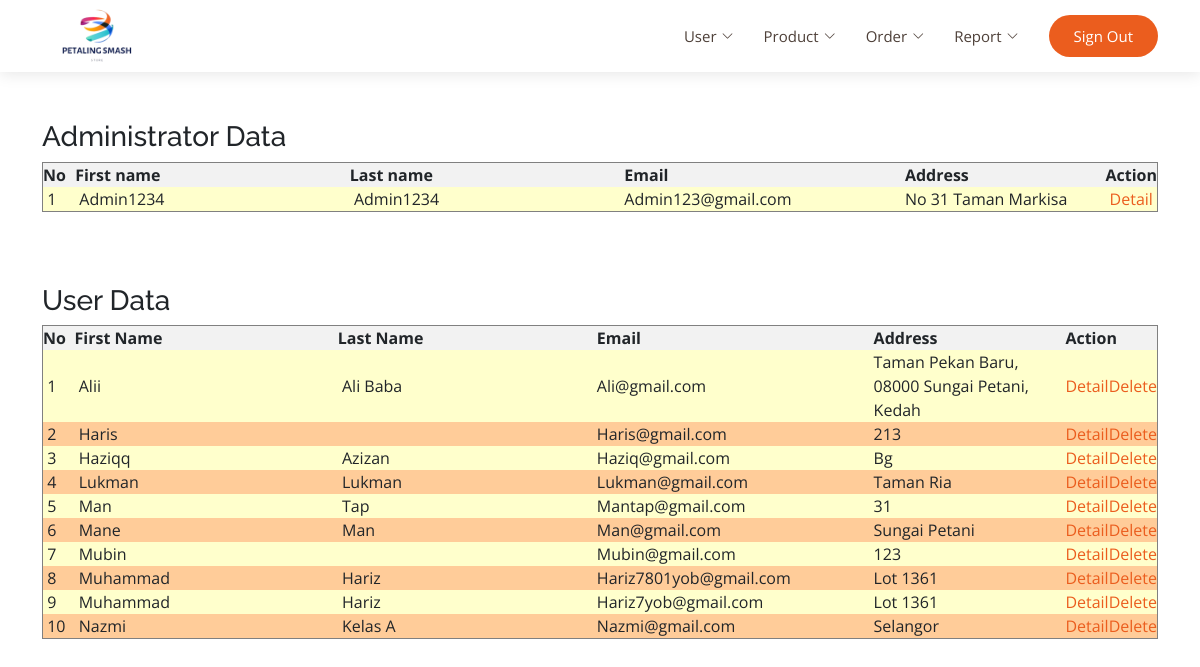
The page /admin/view_user.php on the database its author committed.
### tables this page shows
CREATE TABLE `user` (
  `user_id` int(11) NOT NULL,
  `first_name` varchar(200) NOT NULL,
  `last_name` varchar(200) NOT NULL,
  `email` varchar(200) NOT NULL,
  `password` varchar(200) NOT NULL,
  `address` varchar(200) NOT NULL,
  `level_id` int(11) NOT NULL,
  `membership` varchar(200) NOT NULL
);

### admin/view_user.php (the view, shortened to what this page needs)
  <?php
	include("../db.php");
?>
   <!DOCTYPE html>
<html lang="en">
<head>
  <link href="../assets/vendor/aos/aos.css" rel="stylesheet">
  <link href="../assets/vendor/bootstrap/css/bootstrap.min.css" rel="stylesheet">
  <link href="../assets/vendor/bootstrap-icons/bootstrap-icons.css" rel="stylesheet">
  <link href="../assets/vendor/boxicons/css/boxicons.min.css" rel="stylesheet">
  <link href="../assets/vendor/glightbox/css/glightbox.min.css" rel="stylesheet">
  <link href="../assets/vendor/swiper/swiper-bundle.min.css" rel="stylesheet">
  <link href="../assets/css/style.css" rel="stylesheet">
</head>
<body>
  <header id="header" class="fixed-top d-flex align-items-center">
    <div class="container d-flex align-items-center justify-content-between">
    <div class="logo">
<a href="admin.php"><img src="../images/logo2.png" alt="Logo" class="img-fluid"></a>
</div>
      <nav id="navbar" class="navbar">
        <ul>
          <li class="dropdown"><a href="#"><span>User</span> <i class="bi bi-chevron-down"></i></a>
          </li>
          <li class="dropdown"><a href="#"><span>Product</span> <i class="bi bi-chevron-down"></i></a>
          </li>
          <li class="dropdown"><a href="#"><span>Order</span> <i class="bi bi-chevron-down"></i></a>
          </li>
          <li class="dropdown"><a href="#"><span>Report</span> <i class="bi bi-chevron-down"></i></a>
          </li>
          <li><a class="getstarted scrollto" href="../login/logout.php">Sign Out</a></li>
        </ul>
      </nav>
    </div>
  </header>
<div class="container">
  <br><br><br><br><br>
  <h3>Administrator Data</h3>
	<?php
		$query = "SELECT * FROM user  WHERE level_id = 1 ORDER BY first_name";
		$result = mysqli_query($db, $query) or die ("Error: " . mysqli_error($db));
		$numrow = mysqli_num_rows($result);
	?>
   <tr align="left" bgcolor="#f2f2f2">
    <td>
    <table width="100%" border="1" align="center" cellpadding="0" cellspacing="0">
      <tr align="left" bgcolor="#f2f2f2">
        <th width="3%">No</td>
        <th width="26%"> First name</td>
        <th width="26%"> Last name</td>
        <th width="26%"> Email</td>
        <th width="27%">Address</td>
        <th align="center" colspan="2">Action</td>
      </tr>
      <?php
	  $color="1";
	  for ($a=0; $a<$numrow; $a++) {
		$row = mysqli_fetch_array($result);
		if($color==1){
			echo "<tr bgcolor='#FFFFCC'>"
	  ?>
        <td>&nbsp;<?php echo $a+1; ?></td>
        <td>&nbsp;<?php echo ucwords (strtolower($row['first_name'])); ?></td>
        <td>&nbsp;<?php echo ucwords (strtolower($row['last_name'])); ?></td>
        <td><?php echo ucwords (strtolower($row['email'])); ?></td>
        <td><?php echo ucwords (strtolower($row['address'])); ?></td>
        <td width="5%" align="center"><a class="one" href="detail_admin.php?user=<?php echo $row['user_id'];?>">Detail</a></td>
       </tr>
      <?php
       $color="2";}
	  }
	  ?>
<br>
  <br>
  <br>
  <h3>User Data</h3>
	<?php
		$query = "SELECT * FROM user  WHERE level_id != 1 ORDER BY first_name";
		$result = mysqli_query($db, $query) or die ("Error: " . mysqli_error($db));
		$numrow = mysqli_num_rows($result);
	?>
   <tr align="left" bgcolor="#f2f2f2">
    <td>
    <table width="100%" border="1" align="center" cellpadding="0" cellspacing="0">
      <tr align="left" bgcolor="#f2f2f2">
        <th width="3%">No</td>
        <th width="26%">First Name</td>
        <th width="26%">Last Name</td>
        <th width="26%">Email</td>
        <th width="27%">Address</td>
        <th align="center" colspan="2">Action</td>
      </tr>
      <?php
	  $color="1";
	  for ($a=0; $a<$numrow; $a++) {
		$row = mysqli_fetch_array($result);
		if($color==1){
			echo "<tr bgcolor='#FFFFCC'>"
	  ?>
        <td>&nbsp;<?php echo $a+1; ?></td>
        <td>&nbsp;<?php echo ucwords (strtolower($row['first_name'])); ?></td>
        <td>&nbsp;<?php echo ucwords (strtolower($row['last_name'])); ?></td>
        <td><?php echo ucwords (strtolower($row['email'])); ?></td>
        <td><?php echo ucwords (strtolower($row['address'])); ?></td>
        <td width="5%" align="center"><a class="one" href="detail_user.php?user_id=<?php echo $row['user_id'];?>">Detail</a></td>
        <td width="5%" align="center"><a class="one" href="delete_user.php?user_id=<?php echo $row['user_id'];?>">Delete</a></td>
      </tr>
      <?php
       $color="2";}
	   else{
	   echo "<tr bgcolor='#FFCC99'>"
	  ?>
        <td>&nbsp;<?php echo $a+1; ?></td>
        <td>&nbsp;<?php echo ucwords (strtolower($row['first_name'])); ?></td>
        <td>&nbsp;<?php echo ucwords (strtolower($row['last_name'])); ?></td>
        <td><?php echo ucwords (strtolower($row['email'])); ?></td>
        <td><?php echo ucwords (strtolower($row['address'])); ?></td>
        <td width="5%" align="center"><a class="one" href="detail_user.php?user_id=<?php echo $row['user_id'];?>">Detail</a></td>
        <td width="5%" align="center"><a class="one" href="delete_user.php?user_id=<?php echo $row['user_id'];?>">Delete</a></td>
      </tr>
	   <?php
	    $color="1";
	   }
	  }
	  ?>
</div>
</body>
</html>

### assets/css/style.css (style rules this page uses)
body { font-family: "Open Sans", sans-serif; color: #212529; }
a { color: #eb5d1e; text-decoration: none; }
h1, h2, h3, h4, h5, h6, .font-primary { font-family: "Raleway", sans-serif; }
#header { height: 72px; transition: all 0.5s; z-index: 997; transition: all 0.5s; background: #fff; box-shadow: 0px 2px 15px rgba(0, 0, 0, 0.1); }
#header .logo img { padding: 0; margin: 0; max-height: 110px; }
.navbar { padding: 0; }
.navbar ul { margin: 0; padding: 0; display: flex; list-style: none; align-items: center; }
.navbar li { position: relative; }
.navbar a, .navbar a:focus { display: flex; align-items: center; justify-content: space-between; padding: 10px 0 10px 30px; font-size: 15px; color: #4e4039; white-space: nowrap; transition: 0.3s; }
.navbar a i, .navbar a:focus i { font-size: 12px; line-height: 0; margin-left: 5px; }
.navbar .getstarted, .navbar .getstarted:focus { background: #eb5d1e; color: #fff; padding: 10px 25px; margin-left: 30px; border-radius: 50px; }

### rows shown on the page
user: first_name "Admin1234", last_name "Admin1234", email "Admin123@gmail.com", address "No 31 Taman Markisa"
user: first_name "Alii", last_name "Ali Baba", email "Ali@gmail.com", address "Taman Pekan Baru, 08000 Sungai Petani, Kedah"
user: first_name "Haris", email "Haris@gmail.com", address "213"
user: first_name "Haziqq", last_name "Azizan", email "Haziq@gmail.com", address "Bg"
user: first_name "Lukman", last_name "Lukman", email "Lukman@gmail.com", address "Taman Ria"
user: first_name "Man", last_name "Tap", email "Mantap@gmail.com", address "31"
user: first_name "Mane", last_name "Man", email "Man@gmail.com", address "Sungai Petani"
user: first_name "Mubin", email "Mubin@gmail.com", address "123"
user: first_name "Muhammad", last_name "Hariz", email "Hariz7801yob@gmail.com", address "Lot 1361"
user: first_name "Muhammad", last_name "Hariz", email "Hariz7yob@gmail.com", address "Lot 1361"
user: first_name "Nazmi", last_name "Kelas A", email "Nazmi@gmail.com", address "Selangor"
